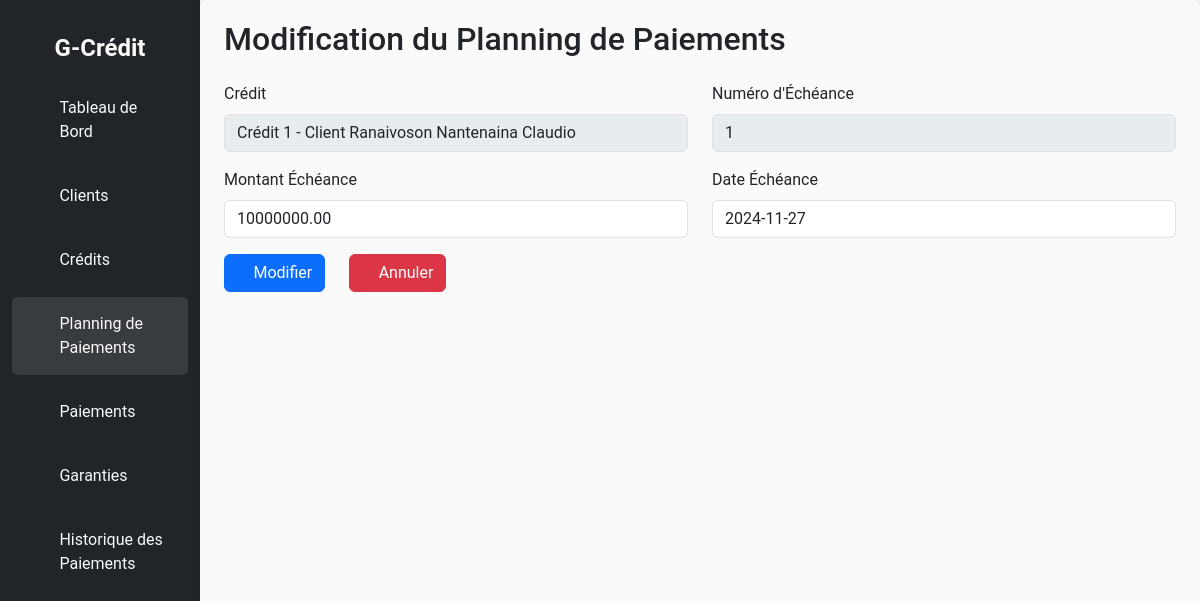
The page /credit/planning-paiements/modification/1/ on the database its author committed.
### credit/models.py (models this page shows, shortened)
class PlanningPaiements(models.Model):
    id = models.AutoField(primary_key=True)
    credit = models.ForeignKey(Credit, on_delete=models.CASCADE, related_name="plannings")
    numero_echeance = models.IntegerField()
    montant_echeance = models.DecimalField(max_digits=15, decimal_places=2)
    date_echeance = models.DateField()
    STATUT_CHOICES = [
        ('payé', 'Payé'),
        ('attente', 'En attente'),
        ('retard', 'En retard'),
    ]
    statut = models.CharField(max_length=10, choices=STATUT_CHOICES, default='attente')
    class Meta:
        unique_together = ('credit', 'numero_echeance')

### credit/views.py (the view, shortened to what this page needs)
# urls.py: path('planning-paiements/modification/<int:id>/', views.PlanningUpdate.as_view(), name='planning-update'),
class PlanningUpdate(UpdateView):
    template_name = 'Planning_Paiements/planningUpdate.html'
    model = PlanningPaiements
    form_class = PlanningUpForm
    pk_url_kwarg = "id"
    success_url = '/credit/planning-paiements/'

### credit/form.py
class PlanningUpForm(forms.ModelForm):
    class Meta:
        model = PlanningPaiements
        fields = ['credit', 'numero_echeance', 'montant_echeance', 'date_echeance']
        widgets = {
            'date_echeance': forms.TextInput(attrs={'class': 'form-control'}),
        }
    def __init__(self, *args, **kwargs):
        super().__init__(*args, **kwargs)
        self.fields['credit'].disabled = True
        self.fields['numero_echeance'].disabled = True
        for field in self.fields.values():
            field.widget.attrs['class'] = 'form-control'

### credit/models.py (called while the page is built)
    def __str__(self):
        return f"Crédit {self.id} - Client {self.client.nom} {self.client.prenom}"

### templates/Planning_Paiements/planningUpdate.html (shortened to what this page needs)
{% load crispy_forms_tags %}
<!DOCTYPE html>
<html lang="fr">
<head>
    {% load static %}
    <link rel="stylesheet" href="{% static 'bootstrap/css/bootstrap.css' %}">
    <link rel="stylesheet" href="{% static 'credit/css/style.css' %}">
    <link rel="stylesheet" href="{% static 'bootstrap-icons-1.11.3/font/bootstrap-icons.css' %}">
    <link rel="stylesheet" href="{% static 'sweetalert/sweetalert2.min.css' %}">
</head>
<body>
    <div class="container-fluid">
        <div class="row">
            <nav class="col-md-3 col-lg-2 d-none d-md-block bg-dark sidebar">
                <div class="logo-details">
                    <span class="logo_name">G-Crédit</span>
                </div>
                <ul class="nav-links">
                    <li>
                        <a href="{% url 'home' %}">
                            <i class="bi bi-grid"></i>
                            <span>Tableau de Bord</span>
                        </a>
                    </li>
                    <li>
                        <a href="{% url 'client-list' %}">
                            <i class="bi bi-person"></i>
                            <span>Clients</span>
                        </a>
                    </li>
                    <li>
                        <a href="{% url 'credit-list' %}">
                            <i class="bi bi-calendar"></i>
                            <span>Crédits</span>
                        </a>
                    </li>
                    <li>
                        <a href="{% url 'planning-paiement-list' %}" class="active">
                            <i class="bi bi-file-earmark-text"></i>
                            <span>Planning de Paiements</span>
                        </a>
                    </li>
                    <li>
                        <a href="{% url 'paiement-list' %}">
                            <i class="bi bi-cash-coin"></i>
                            <span>Paiements</span>
                        </a>
                    </li>
                    <li>
                        <a href="{% url 'garantie-list' %}">
                            <i class="bi bi-shield-lock"></i>
                            <span>Garanties</span>
                        </a>
                    </li>
                    <li>
                        <a href="{% url 'historique-list' %}">
                            <i class="bi bi-journal-text"></i>
                            <span>Historique des Paiements</span>
                        </a>
                    </li>
                </ul>
            </nav>
            <main class="col-md-9 ms-sm-auto col-lg-10 px-md-4" id="main-content">
                <h2 class="mb-4">Modification du Planning de Paiements</h2>
                <form method="post">
                    <div class="row">
                        <div class="col-md-6 mb-3">
                            <label for="id_credit" class="form-label">Crédit</label>
                            {{ form.credit }}
                        </div>
                        <div class="col-md-6 mb-3">
                            <label for="id_numero_echeance" class="form-label">Numéro d'Échéance</label>
                            {{ form.numero_echeance }}
                        </div>
                    </div>
                    <div class="row">
                        <div class="col-md-6 mb-3">
                            <label for="id_montant_echeance" class="form-label">Montant Échéance</label>
                            {{ form.montant_echeance }}
                        </div>
                        <div class="col-md-6 mb-3">
                            <label for="id_date_echeance" class="form-label">Date Échéance</label>
                            {{ form.date_echeance }}
                        </div>
                    </div>
                    <div class="row">
                        <div class="col-auto">
                            <button type="submit" class="btn btn-primary">
                                <i class="bi bi-pen"></i> Modifier
                            </button>
                        </div>
                        <div class="col-auto">
                            <a href="{% url 'planning-paiement-list' %}" class="btn btn-danger">
                                <i class="bi bi-x-circle"></i> Annuler
                            </a>
                        </div>
                    </div>
                </form>
            </main>
        </div>
    </div>
</body>
</html>

### statics/credit/css/style.css (style rules this page uses)
* { margin: 0; padding: 0; box-sizing: border-box; transition: all 500ms ease; }
body { font-family: 'Roboto', sans-serif; background-color: #f5f7fa; }
.sidebar { padding-top: 20px; background-color: #343a40; color: white; height: 100vh; }
.logo-details { display: flex; justify-content: center; padding: 10px; }
.logo_name { font-size: 1.5rem; font-weight: bold; color: #fafafa; }
.nav-links { list-style: none; padding: 0; }
.nav-links li { width: 100%; padding: 5px 0; }
.nav-links a { display: flex; align-items: center; padding: 15px; color: #f8f9fa; text-decoration: none; transition: background 0.3s, color 0.3s; }
.nav-links a i { margin-right: 20px; }
.nav-links a:hover, .nav-links a.active { background-color: rgba(255, 255, 255, 0.1); color: #fafafa; border-radius: 5px; }
#main-content { padding: 20px; background-color: #fafafa; border-radius: 8px; box-shadow: 0 2px 10px rgba(0, 0, 0, 0.1); }

### rows shown on the page
PlanningPaiements: credit "Crédit 1 - Client Ranaivoson Nantenaina Claudio", numero_echeance "1", montant_echeance "10000000.00", date_echeance "2024-11-27"
